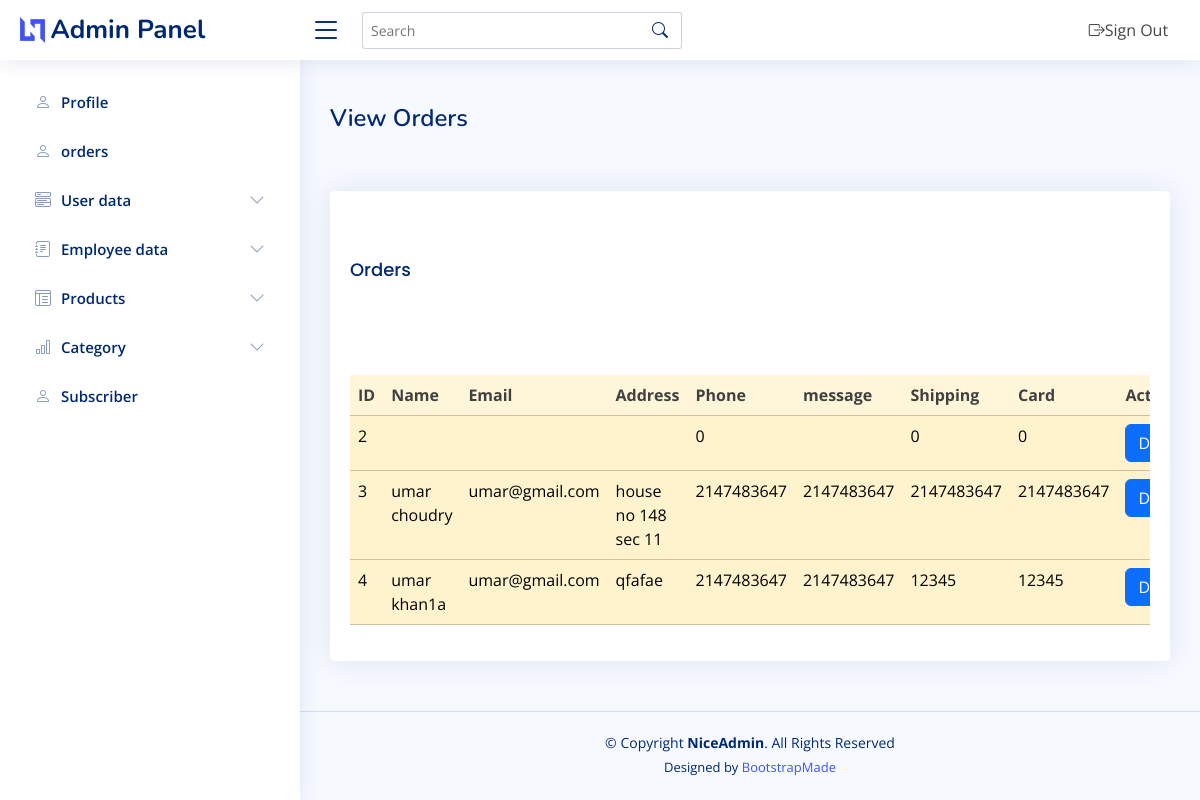
The app's page /admin/order.php with its own data.
### tables this page shows
CREATE TABLE `checkout` (
  `id` int(11) NOT NULL,
  `name` varchar(255) NOT NULL,
  `email` varchar(255) NOT NULL,
  `address` varchar(255) NOT NULL,
  `phone` int(11) NOT NULL,
  `city` varchar(255) NOT NULL,
  `shipping` int(255) NOT NULL,
  `card` int(255) NOT NULL,
  `user_id` int(11) NOT NULL,
  `status` int(11) NOT NULL DEFAULT 1
);

### admin/order.php (the view, shortened to what this page needs)
<?php
include("include/header.php");
include("include/navbar.php");
include("include/sidebar.php");
include("config.php");
?>
  <main id="main" class="main">
<br>
    <div class="pagetitle">
      <h1>View Orders</h1>
    </div>
    <br><br>
    <section class="section">
      <div class="row">
        <div class="col-lg-12">
          <div class="card">
            <div class="card-body">
              <br><br>
              <h3 class="card-title">Orders</h3>
              <br>
     <div class="table-responsive">
     <br><br>
     <table class="table table-warning">
                <thead class="bg-warning p-2 text-dark bg-opacity-10" style="opacity: 75%;">
                    <tr>
                    <th scope="col">ID</th>
                    <th scope="col">Name</th>
                    <th scope="col">Email</th>
                    <th scope="col">Address</th>
                    <th scope="col">Phone</th>
                    <th scope="col">message</th>
                    <th scope="col">Shipping</th>
                    <th scope="col">Card</th>
                    <th scope="col">Action</th>
                    </tr>
                </thead>
<?php
$fetch = "SELECT * from `checkout`";
$res = mysqli_query($connection,$fetch);
if($res){
    if(mysqli_num_rows($res)>0){
        while($row = mysqli_fetch_assoc($res)){
?>
                <tbody>
                <tr>
                    <td><?php echo $row['id']?></td>
                    <td><?php echo $row['name']?></td>
                    <td><?php echo $row['email']?></td>
                    <td><?php echo $row['address']?></td>
                    <td><?php echo $row['phone']?></td>
                    <td><?php echo $row['city']?></td>
                    <td><?php echo $row['shipping']?></td>
                    <td><?php echo $row['card']?></td>
                    <td><button class="btn btn-primary delete">Dispatch</button></td>
                </tr>
                </tbody>
                <?php
                     }
                    }
                }
                ?>
            </table>
                </div>
                </div>
          </div>
        </div>
      </div>
    </section>
  </main>
  <?php
include("include/footer.php");
?>

### admin/assets/css/style.css (style rules this page uses)
:root { scroll-behavior: smooth; }
body { font-family: "Open Sans", sans-serif; background: #f6f9ff; color: #444444; }
h1, h2, h3, h4, h5, h6 { font-family: "Nunito", sans-serif; }
#main { margin-top: 60px; padding: 20px 30px; transition: all 0.3s; }
.pagetitle { margin-bottom: 10px; }
.pagetitle h1 { font-size: 24px; margin-bottom: 0; font-weight: 600; color: #012970; }
.card { margin-bottom: 30px; border: none; border-radius: 5px; box-shadow: 0px 0 30px rgba(1, 41, 112, 0.1); }
.card-title { padding: 20px 0 15px 0; font-size: 18px; font-weight: 500; color: #012970; font-family: "Poppins", sans-serif; }
.card-body { padding: 0 20px 20px 20px; }
@media (min-width: 1200px) { #main, #footer { margin-left: 300px; } }

### records on screen
checkout: id "2", phone "0", shipping "0", card "0"
checkout: id "3", name "umar choudry", email "umar@gmail.com", address "house no 148 sec 11", phone "2147483647", city "2147483647", shipping "2147483647", card "2147483647"
checkout: id "4", name "umar khan1a", email "umar@gmail.com", address "qfafae", phone "2147483647", city "2147483647", shipping "12345", card "12345"
